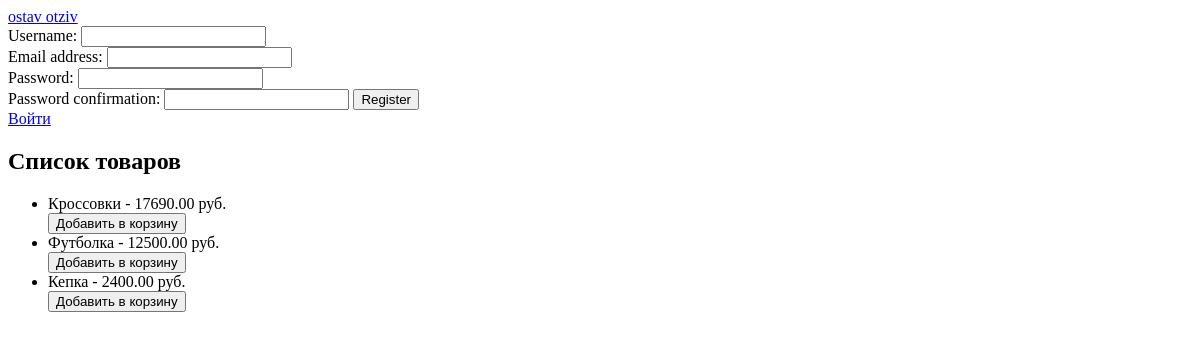
/, run on an earlier commit of the app's database.
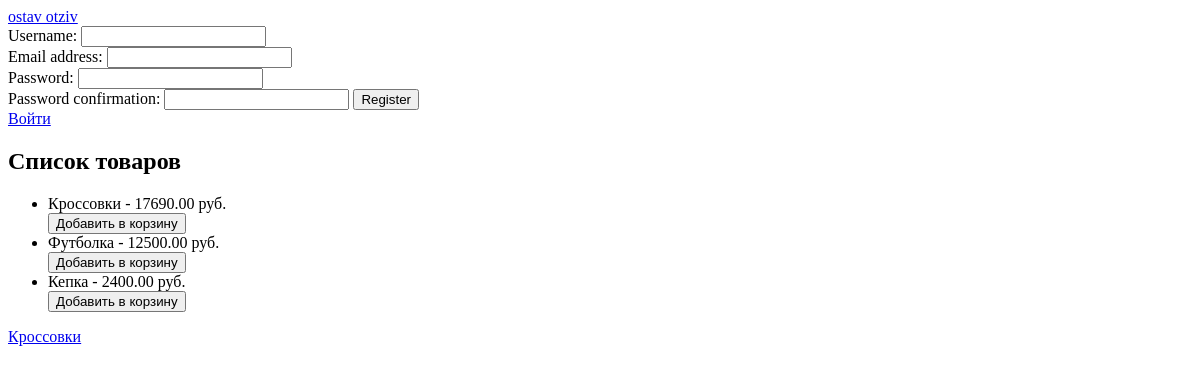
And on a later commit of the database.
### study_app/models.py (models this page shows, shortened)
class Product(models.Model):
    name = models.CharField(max_length=100)
    price = models.DecimalField(max_digits=10, decimal_places=2)

class Category(models.Model):
    name = models.CharField(max_length=50)

### study_app/views.py (the view)
# urls.py: path('',views.study,name='home'),
def study(request):
    products = Product.objects.all()
    category = Category.objects.all()
    form = UserForm()
    if request.method == 'POST':
        form = UserForm(request.POST)
        if form.is_valid():
            form.save()
            return redirect('succes')
    context = {'form':form,'products':products,'category':category,}
    return render(request, 'study.html',context=context)

### study_app/forms.py
class UserForm(UserCreationForm):
    class Meta:
        model = User
        fields = ['username', 'email', 'password1', 'password2']

### study_app/templates/study.html (shortened to what this page needs)
<!DOCTYPE html>
<html lang="en">
<head>
</head>
<body>
    <a href="{% url 'reviews_form'%}">ostav otziv</a>
    <form method="POST" autocomplete="off" class="reg">
        {{form.username.label_tag}}
        {{form.username}}
        <br>
        {{form.email.label_tag}}
        {{form.email}}
        <br>
        {{form.password1.label_tag}}
        {{form.password1}}
        <br>
        {{form.password2.label_tag}}
        {{form.password2}}
        <input type="submit" value="Register" class="reg_button">
    </form>
    <a href="{% url 'auth'%}">Войти</a>
    <h2>Список товаров</h2>
    <ul>
        {% for product in products %}
        <li>
            {{ product.name }} - {{ product.price }} руб.
            <form action="{% url 'add_to_cart' product.id %}" method="post">
                <button type="submit">Добавить в корзину</button>
            </form>
        </li>
        {% endfor %}
    </ul>
    <div>
        {% for i in category %}
        <div><a href="{% url 'cross' i.id%}">{{i.name}}</a></div>
        {% endfor %}
    </div>
</body>
</html>

What changed in the data, as far as the page shows it:
added Category: name "Кроссовки"
